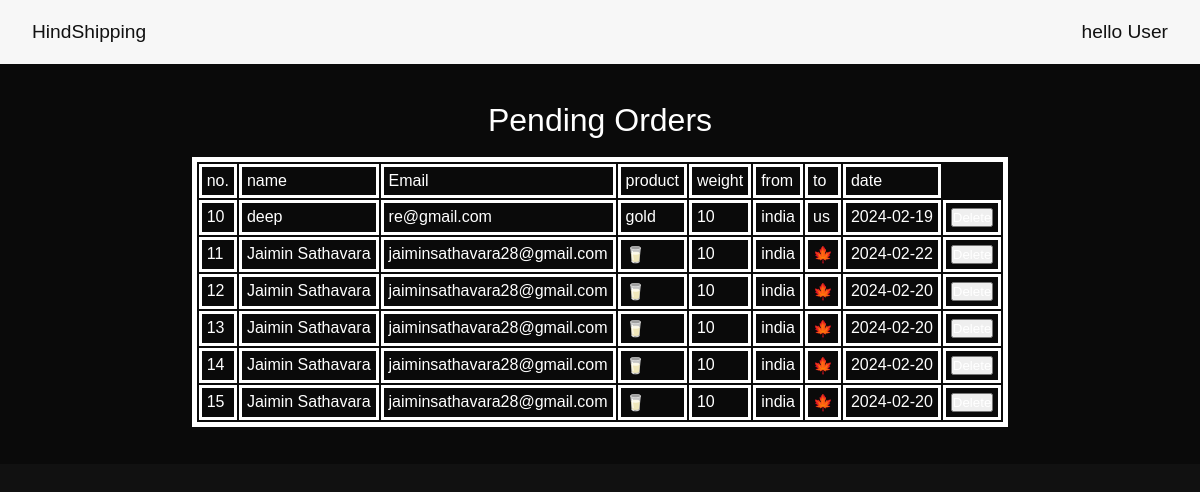
/php/admin-panel.php, run on the app's committed database.
### tables this page shows
CREATE TABLE `userorder` (
  `id` int(255) UNSIGNED NOT NULL,
  `name` varchar(100) NOT NULL,
  `email` varchar(255) NOT NULL,
  `password` varchar(255) NOT NULL,
  `product` varchar(100) NOT NULL,
  `weight` int(10) NOT NULL,
  `height` int(10) NOT NULL,
  `width` int(10) NOT NULL,
  `placefrom` varchar(100) NOT NULL,
  `placeto` varchar(100) NOT NULL,
  `date` date NOT NULL,
  `medium` varchar(100) NOT NULL,
  `img` varchar(255) NOT NULL
);

### php/admin-panel.php (the view, shortened to what this page needs)
<?php
include 'connection.php';
?>
<!DOCTYPE html>
<html lang="en">
<head>
</head>
<body>
    <section class="hero">
        <header>
        <div class="logo">
            <h1>HindShipping</h1>
        </div>
        <div class="greeting">
            <h1>hello User</h1>
        </div>
    </header>
    <div class="do">
        <h1>
            Pending Orders
        </h1>
        <table>
            <tr>
                <td>no.</td>&nbsp;
                <td>name</td>&nbsp;
                <td>Email</td>&nbsp;
                <td>product</td>&nbsp;
                <td>weight</td>&nbsp;
                <td>from</td>&nbsp;
                <td>to</td>&nbsp;
                <td>date</td>&nbsp;
            </tr>
            <?php
            $query = "select * from userorder";
            $result = mysqli_query($conn,$query);
            while($row = mysqli_fetch_array($result)){?>
                <tr>
                <td><?= $row['id']; ?></td>&nbsp;
                <td><?= $row['name']; ?></td>&nbsp;
                <td><?= $row['email']; ?></td>&nbsp;
                <td><?= $row['product']; ?></td>&nbsp;
                <td><?= $row['weight']; ?></td>&nbsp;
                <td><?= $row['placefrom']; ?></td>&nbsp;
                <td><?= $row['placeto']; ?></td>&nbsp;
                <td><?= $row['date']; ?></td>&nbsp;
                <td>
                    <form action="delete.php" method="post">
                    <button type="submit" name="delete" value="<?=$row['id'];?>">Delete</button>
                    </form>
                </td>&nbsp;
            </tr>
            <?php
            }
            ?>
        </table>
    </div>
    </section>
</body>
</html>

### php/admin-panel.php (style rules this page uses)
* { margin:0;padding:0; box-sizing:border-box; font-family:"poppins",sans-serif; color:#fff; }
table { border:5px solid #fff; }
td { border:3px solid #fff;padding:5px; }
.hero { width:100%;height:100vh; background:#111; }
header { width:100%; height:8vh; color:#111; background:#F7F7F7; display:flex; align-items:center; justify-content:space-between; padding:0 2rem; }
h1 { color:#111; font-size:1.2rem; font-weight: 200; }
.do { width:100%; height:50vh; display:flex; flex-direction:column; align-items:center; justify-content:center; background:rgba(0, 0, 0, 0.4); }
.do h1 { color:#fff; font-size:2rem; font-weight:300; }

### data on the page
userorder: id "10", name "deep", email "re@gmail.com", product "gold", weight "10", placefrom "india", placeto "us", date "2024-02-19"
userorder: id "11", name "Jaimin Sathavara", email "jaiminsathavara28@gmail.com", product "🥛", weight "10", placefrom "india", placeto "🍁", date "2024-02-22"
userorder: id "12", name "Jaimin Sathavara", email "jaiminsathavara28@gmail.com", product "🥛", weight "10", placefrom "india", placeto "🍁", date "2024-02-20"
userorder: id "13", name "Jaimin Sathavara", email "jaiminsathavara28@gmail.com", product "🥛", weight "10", placefrom "india", placeto "🍁", date "2024-02-20"
userorder: id "14", name "Jaimin Sathavara", email "jaiminsathavara28@gmail.com", product "🥛", weight "10", placefrom "india", placeto "🍁", date "2024-02-20"
userorder: id "15", name "Jaimin Sathavara", email "jaiminsathavara28@gmail.com", product "🥛", weight "10", placefrom "india", placeto "🍁", date "2024-02-20"
